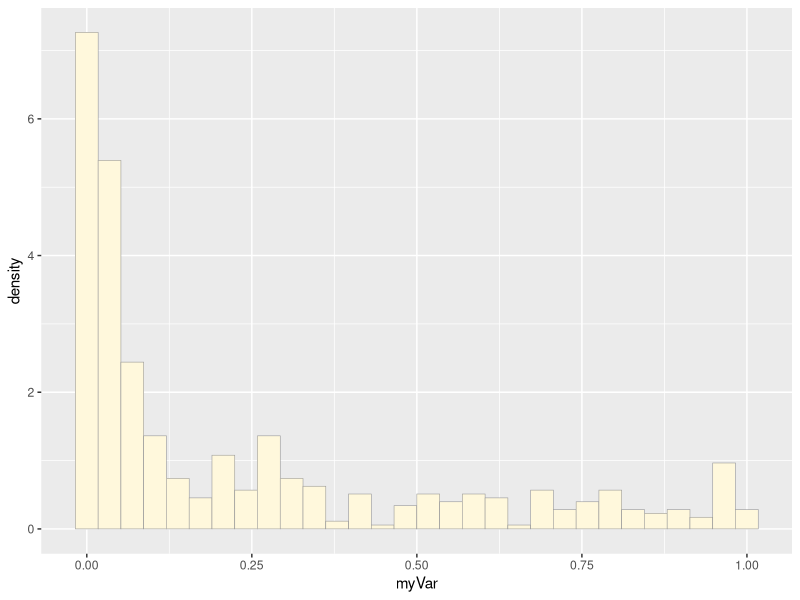
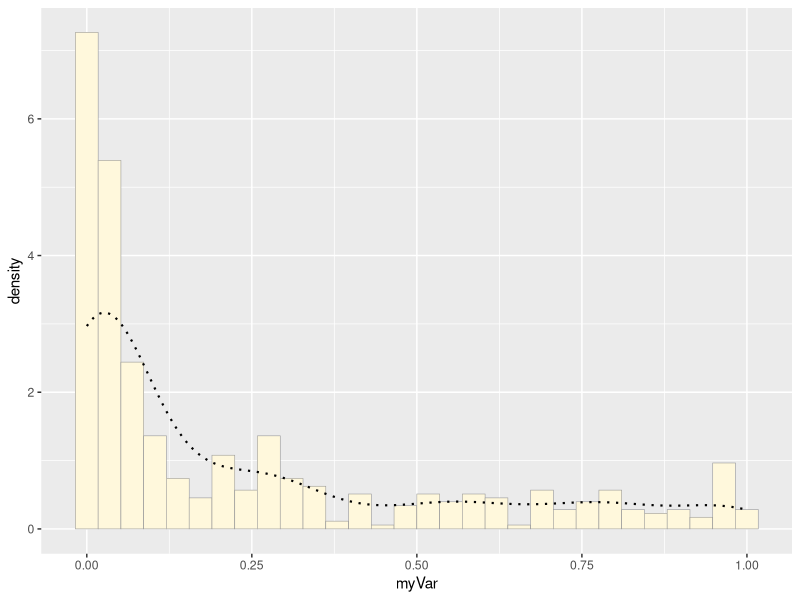
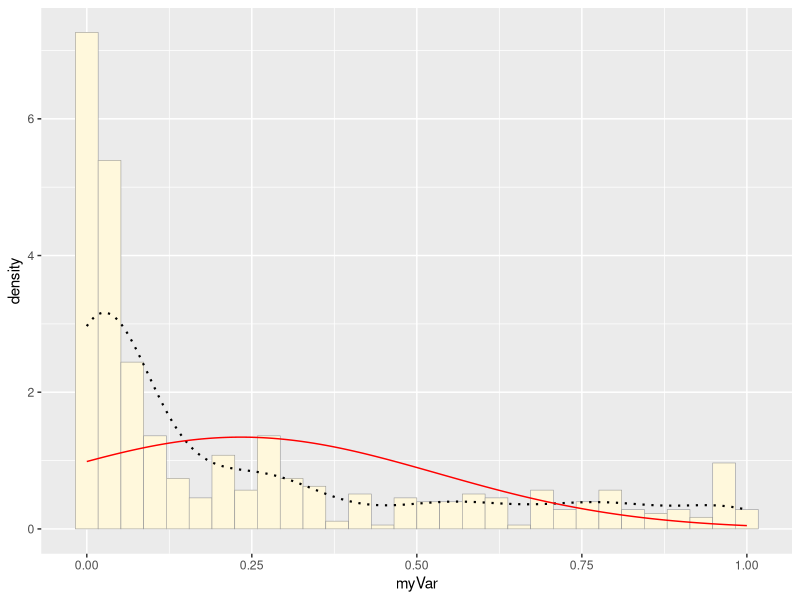
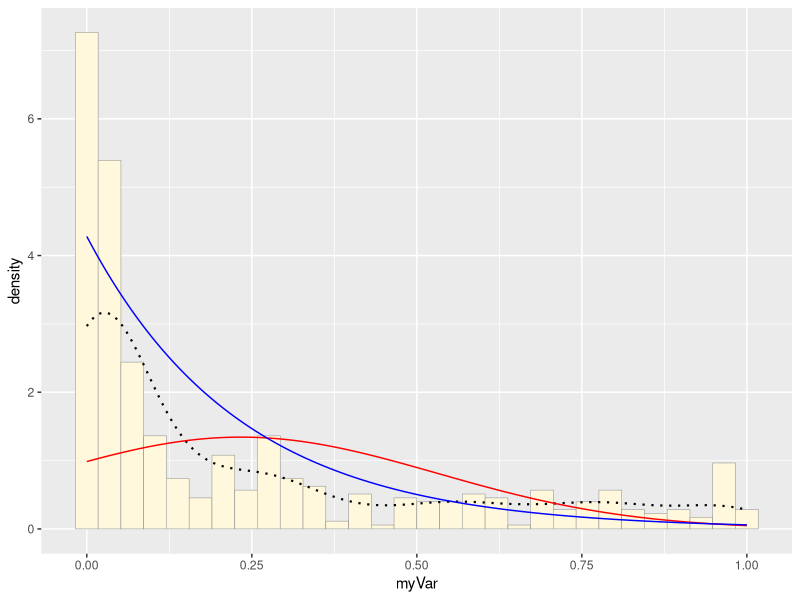
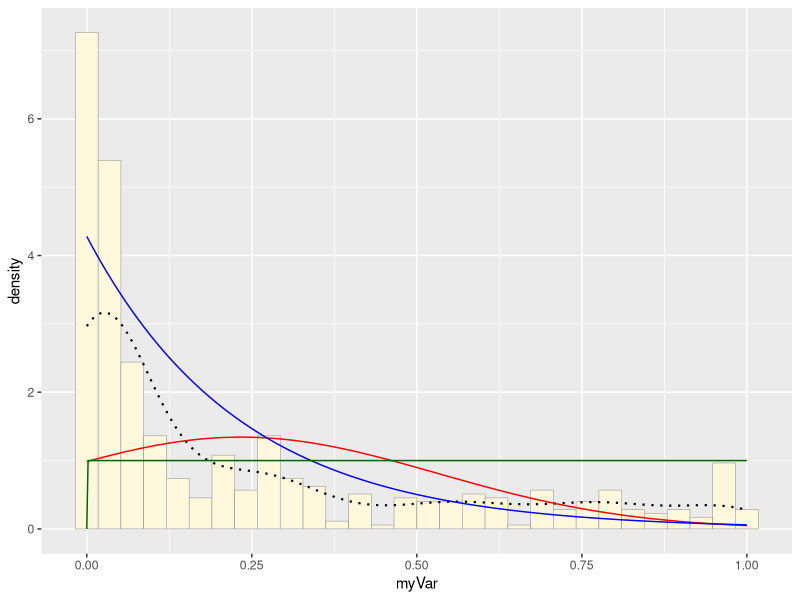
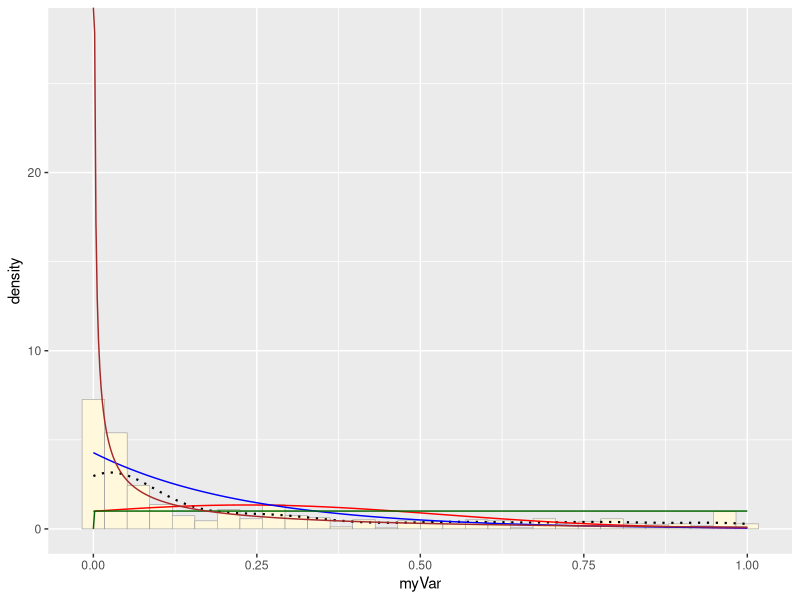
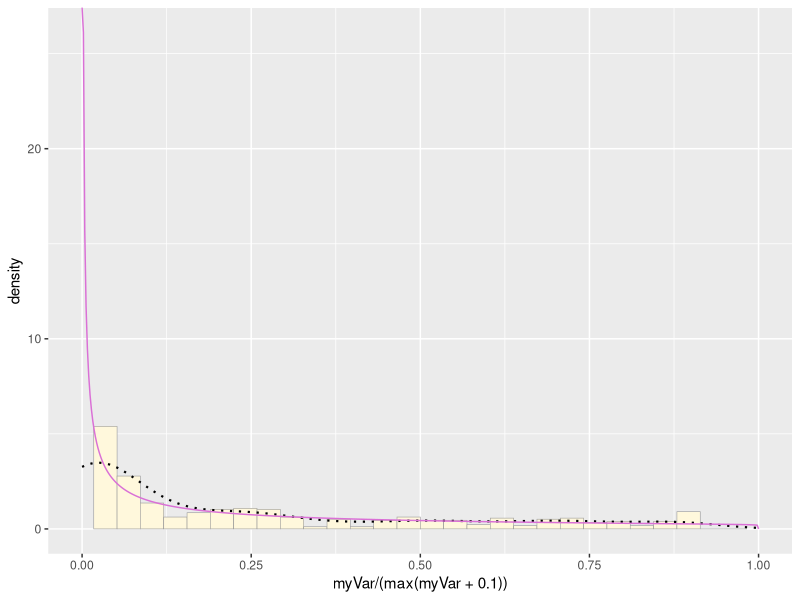
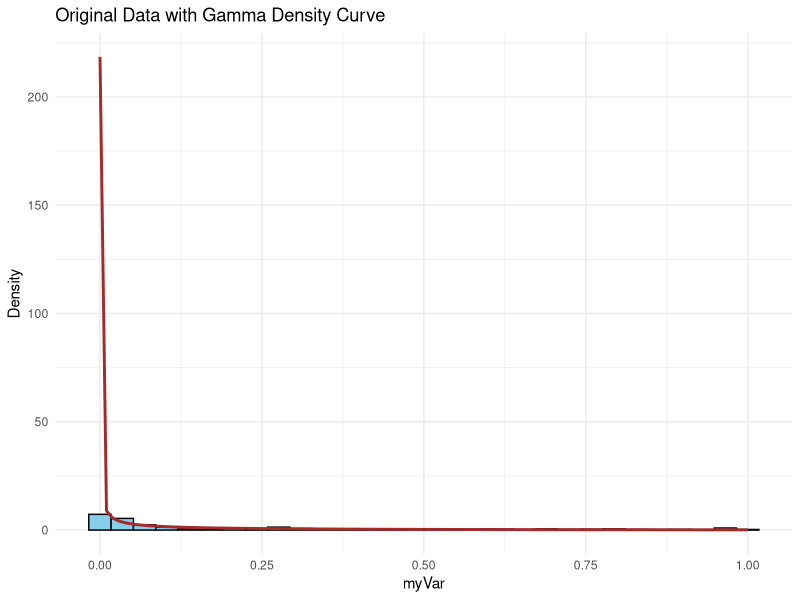

These charts were generated, in order, by the following R code:
## ---- chunk 1

library(ggplot2) # for graphics
library(MASS) # for maximum likelihood estimation
library(dplyr)

## ---- chunk 2

# quick and dirty, a truncated normal distribution to work on the solution set

#z <- rnorm(n=3000,mean=0.2)
#z <- data.frame(1:3000,z)
#names(z) <- list("ID","myVar")
#z <- z[z$myVar>0,]
#str(z)

#summary(z$myVar)

## ---- chunk 3

z <- read.csv("UBO Data - Sheet7.csv",header=TRUE,sep=",")

z <- z %>% 
  dplyr::select(field_ID, assay_score) %>% 
  filter(!is.na(assay_score))%>% 
  mutate(Var = ifelse(assay_score == 0, 0.0001, assay_score))

colnames(z) <- c("ID", "Var", "myVar")

str(z)
summary(z)

## ---- chunk 4

p1 <- ggplot(data=z, aes(x=myVar, y=..density..)) +
  geom_histogram(color="grey60",fill="cornsilk",size=0.2) 
print(p1)


## ---- chunk 5

p1 <-  p1 +  geom_density(linetype="dotted",size=0.75)
print(p1)

## ---- chunk 6

normPars <- fitdistr(z$myVar,"normal")
print(normPars)
str(normPars)
normPars$estimate["mean"] # note structure of getting a named attribute

## ---- chunk 7

meanML <- normPars$estimate["mean"]
sdML <- normPars$estimate["sd"]

xval <- seq(0,max(z$myVar),len=length(z$myVar))

 stat <- stat_function(aes(x = xval, y = ..y..), fun = dnorm, colour="red", n = length(z$myVar), args = list(mean = meanML, sd = sdML))
 p1 + stat

## ---- chunk 8

expoPars <- fitdistr(z$myVar,"exponential")
rateML <- expoPars$estimate["rate"]

stat2 <- stat_function(aes(x = xval, y = ..y..), fun = dexp, colour="blue", n = length(z$myVar), args = list(rate=rateML))
 p1 + stat + stat2

## ---- chunk 9

stat3 <- stat_function(aes(x = xval, y = ..y..), fun = dunif, colour="darkgreen", n = length(z$myVar), args = list(min=min(z$myVar), max=max(z$myVar)))
 p1 + stat + stat2 + stat3

## ---- chunk 10

gammaPars <- fitdistr(z$myVar,"gamma")
shapeML <- gammaPars$estimate["shape"]
rateML <- gammaPars$estimate["rate"]

stat4 <- stat_function(aes(x = xval, y = ..y..), fun = dgamma, colour="brown", n = length(z$myVar), args = list(shape=shapeML, rate=rateML))
 p1 + stat + stat2 + stat3 + stat4

## ---- chunk 11

pSpecial <- ggplot(data=z, aes(x=myVar/(max(myVar + 0.1)), y=..density..)) +
  geom_histogram(color="grey60",fill="cornsilk",size=0.2) + 
  xlim(c(0,1)) +
  geom_density(size=0.75,linetype="dotted")

betaPars <- fitdistr(x=z$myVar/max(z$myVar + 0.1),start=list(shape1=1,shape2=2),"beta")
shape1ML <- betaPars$estimate["shape1"]
shape2ML <- betaPars$estimate["shape2"]

statSpecial <- stat_function(aes(x = xval, y = ..y..), fun = dbeta, colour="orchid", n = length(z$myVar), args = list(shape1=shape1ML,shape2=shape2ML))
pSpecial + statSpecial

## ---- chunk 12

gammaPars <- fitdistr(z$myVar, "gamma")

# Extract the shape and rate parameters from the fit
shapeML <- gammaPars$estimate["shape"]
rateML <- gammaPars$estimate["rate"]

# Simulate a new dataset with the same length as your original data using the fitted parameters
simulated_data <- rgamma(length(z$myVar), shape = shapeML, rate = rateML)

# Create the original data histogram with probability density curve
p3 <- ggplot(data = data.frame(x = z$myVar), aes(x = x)) + 
  geom_histogram(aes(y = ..density..), bins = 30, fill = "skyblue", color = "black") + 
  stat_function(aes(x = x, y = ..y..), fun = dgamma, args = list(shape = shapeML, rate = rateML), 
                colour = "brown", size = 1) + 
  labs(title = "Original Data with Gamma Density Curve", x = "myVar", y = "Density") +
  theme_minimal()

# Create the simulated data histogram with probability density curve
p4 <- ggplot(data = data.frame(x = simulated_data), aes(x = x)) + 
  geom_histogram(aes(y = ..density..), bins = 30, fill = "lightgreen", color = "black") + 
  stat_function(aes(x = x, y = ..y..), fun = dgamma, args = list(shape = shapeML, rate = rateML), 
                colour = "brown", size = 1) + 
  labs(title = "Simulated Data with Gamma Density Curve", x = "Simulated myVar", y = "Density") +
  theme_minimal()

# Display both plots
p3
p4

## ---- chunk 13

expoPars <- fitdistr(z$myVar, "exponential")

# Extract the rate parameter from the fit
rateML <- expoPars$estimate["rate"]

# Simulate a new dataset with the same length as your original data using the fitted rate
simulated_data_exp <- rexp(length(z$myVar), rate = rateML)

# Create the original data histogram with the exponential density curve
p5 <- ggplot(data = data.frame(x = z$myVar), aes(x = x)) + 
  geom_histogram(aes(y = ..density..), bins = 30, fill = "skyblue", color = "black") + 
  stat_function(aes(x = x, y = ..y..), fun = dexp, args = list(rate = rateML), 
                colour = "blue", size = 1) + 
  labs(title = "Original Data with Exponential Density Curve", x = "myVar", y = "Density") +
  theme_minimal()

# Create the simulated data histogram with the exponential density curve
p6 <- ggplot(data = data.frame(x = simulated_data_exp), aes(x = x)) + 
  geom_histogram(aes(y = ..density..), bins = 30, fill = "lightgreen", color = "black") + 
  stat_function(aes(x = x, y = ..y..), fun = dexp, args = list(rate = rateML), 
                colour = "blue", size = 1) + 
  labs(title = "Simulated Data with Exponential Density Curve", x = "Simulated myVar", y = "Density") +
  theme_minimal()

# Display both plots
p5
p6

